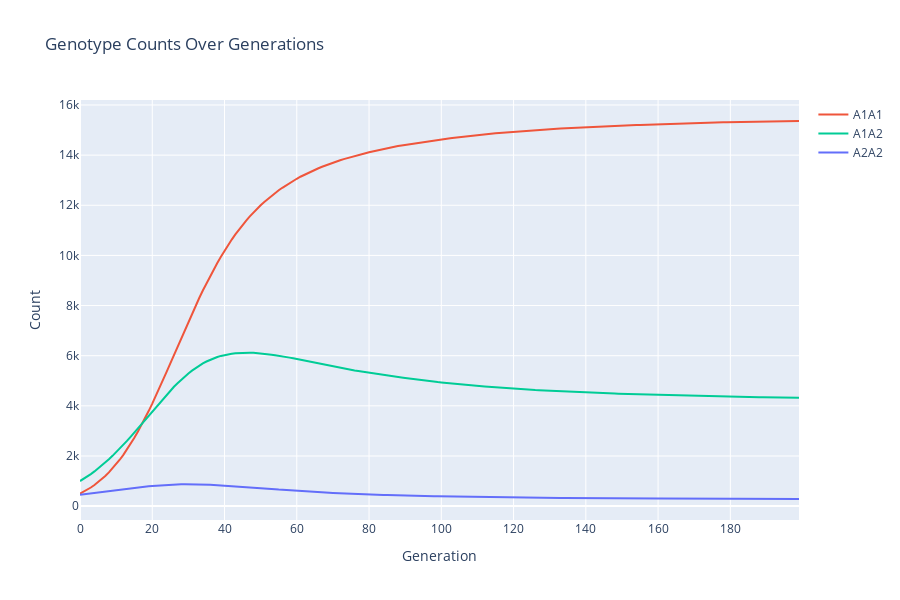
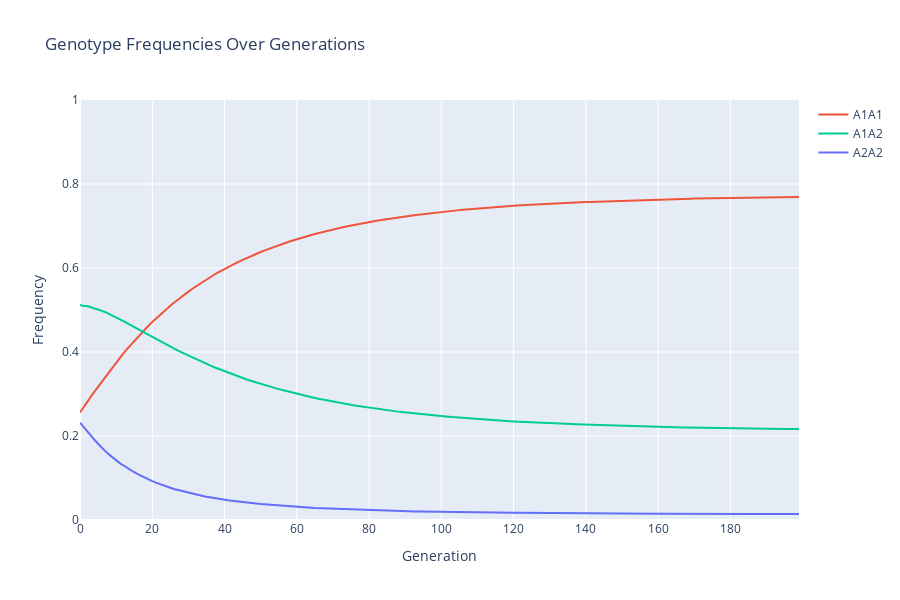
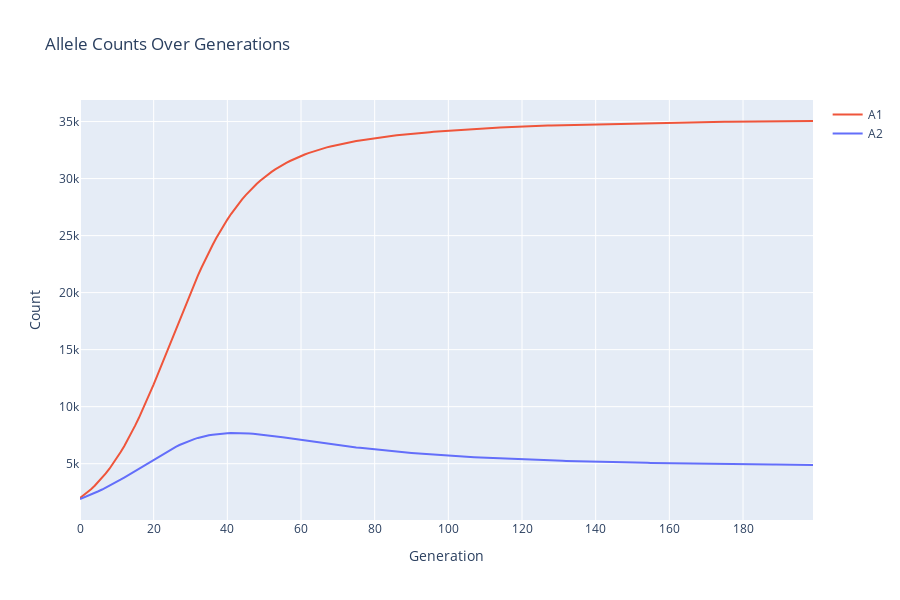
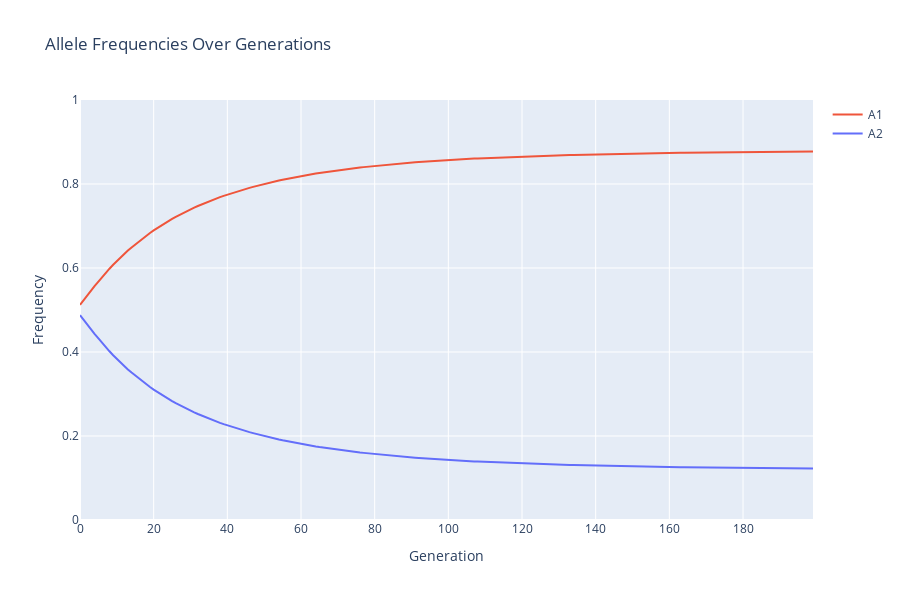

The code cell stored with these charts, in order, in its notebook:
### Code cell
pg = pop_gen()
pg.genotype_data = {
    (('A1', 'A1'),) : {'Nm': 250, 'Nf': 250, 'fitness': 1.0},
    (('A1', 'A2'),) : {'Nm': 500, 'Nf': 500, 'fitness': 1.0},
    (('A2', 'A2'),) : {'Nm': 250, 'Nf': 250, 'fitness': 0.9},
}
pg.growth_rate = 1.1
pg.growth_rate=0.1
pg.mutation_rate=0.01
pg.carrying_capacity = 20000
# pg.max_drift=0.5
pg.covariance=0

pg.run(200)
# pg.run(100, bottleneck_yr=50, bottleneck_N=1000)
pg.plot_genotype_counts()
pg.plot_genotype_frequencies()
pg.plot_allele_counts()
pg.plot_allele_frequencies()
pg.plot_population_sizes()
pg.plot_effective_population_sizes()
pg.plot_average_fitness()

### Figure 1 — Plotly figure (JSON) as saved in the notebook; plotly's stock layout.template omitted (floating-point values rounded to 4 significant figures; data arrays with more than 128 entries replaced by an {"elided": "..."} marker saying what was removed)
{"data": [{"hoverinfo": "text", "line": {"color": "#EF553B"}, "mode": "lines", "name": "A1A1", "text": {"elided": "200 str values"}, "type": "scatter", "x": {"elided": "200 int values"}, "y": {"elided": "200 int values"}}, {"hoverinfo": "text", "line": {"color": "#00CC96"}, "mode": "lines", "name": "A1A2", "text": {"elided": "200 str values"}, "type": "scatter", "x": {"elided": "200 int values"}, "y": {"elided": "200 int values"}}, {"hoverinfo": "text", "line": {"color": "#636EFA"}, "mode": "lines", "name": "A2A2", "text": {"elided": "200 str values"}, "type": "scatter", "x": {"elided": "200 int values"}, "y": {"elided": "200 int values"}}], "layout": {"height": 600, "hovermode": "closest", "title": {"text": "Genotype Counts Over Generations"}, "xaxis": {"title": {"text": "Generation"}}, "yaxis": {"title": {"text": "Count"}}}}

### Figure 2 — Plotly figure (JSON) as saved in the notebook; plotly's stock layout.template omitted (floating-point values rounded to 4 significant figures; data arrays with more than 128 entries replaced by an {"elided": "..."} marker saying what was removed)
{"data": [{"hoverinfo": "text", "line": {"color": "#EF553B"}, "mode": "lines", "name": "A1A1", "text": {"elided": "200 str values"}, "type": "scatter", "x": {"elided": "200 int values"}, "y": {"elided": "200 float values"}}, {"hoverinfo": "text", "line": {"color": "#00CC96"}, "mode": "lines", "name": "A1A2", "text": {"elided": "200 str values"}, "type": "scatter", "x": {"elided": "200 int values"}, "y": {"elided": "200 float values"}}, {"hoverinfo": "text", "line": {"color": "#636EFA"}, "mode": "lines", "name": "A2A2", "text": {"elided": "200 str values"}, "type": "scatter", "x": {"elided": "200 int values"}, "y": {"elided": "200 float values"}}], "layout": {"height": 600, "hovermode": "closest", "title": {"text": "Genotype Frequencies Over Generations"}, "xaxis": {"title": {"text": "Generation"}}, "yaxis": {"range": [0, 1], "title": {"text": "Frequency"}}}}

### Figure 3 — Plotly figure (JSON) as saved in the notebook; plotly's stock layout.template omitted (floating-point values rounded to 4 significant figures; data arrays with more than 128 entries replaced by an {"elided": "..."} marker saying what was removed)
{"data": [{"hoverinfo": "text", "line": {"color": "#EF553B"}, "mode": "lines", "name": "A1", "text": {"elided": "200 str values"}, "type": "scatter", "x": {"elided": "200 int values"}, "y": {"elided": "200 int values"}}, {"hoverinfo": "text", "line": {"color": "#636EFA"}, "mode": "lines", "name": "A2", "text": {"elided": "200 str values"}, "type": "scatter", "x": {"elided": "200 int values"}, "y": {"elided": "200 int values"}}], "layout": {"height": 600, "hovermode": "closest", "title": {"text": "Allele Counts Over Generations"}, "xaxis": {"title": {"text": "Generation"}}, "yaxis": {"title": {"text": "Count"}}}}

### Figure 4 — Plotly figure (JSON) as saved in the notebook; plotly's stock layout.template omitted (floating-point values rounded to 4 significant figures; data arrays with more than 128 entries replaced by an {"elided": "..."} marker saying what was removed)
{"data": [{"hoverinfo": "text", "line": {"color": "#EF553B"}, "mode": "lines", "name": "A1", "text": {"elided": "200 str values"}, "type": "scatter", "x": {"elided": "200 int values"}, "y": {"elided": "200 float values"}}, {"hoverinfo": "text", "line": {"color": "#636EFA"}, "mode": "lines", "name": "A2", "text": {"elided": "200 str values"}, "type": "scatter", "x": {"elided": "200 int values"}, "y": {"elided": "200 float values"}}], "layout": {"height": 600, "hovermode": "closest", "title": {"text": "Allele Frequencies Over Generations"}, "xaxis": {"title": {"text": "Generation"}}, "yaxis": {"range": [0, 1], "title": {"text": "Frequency"}}}}
